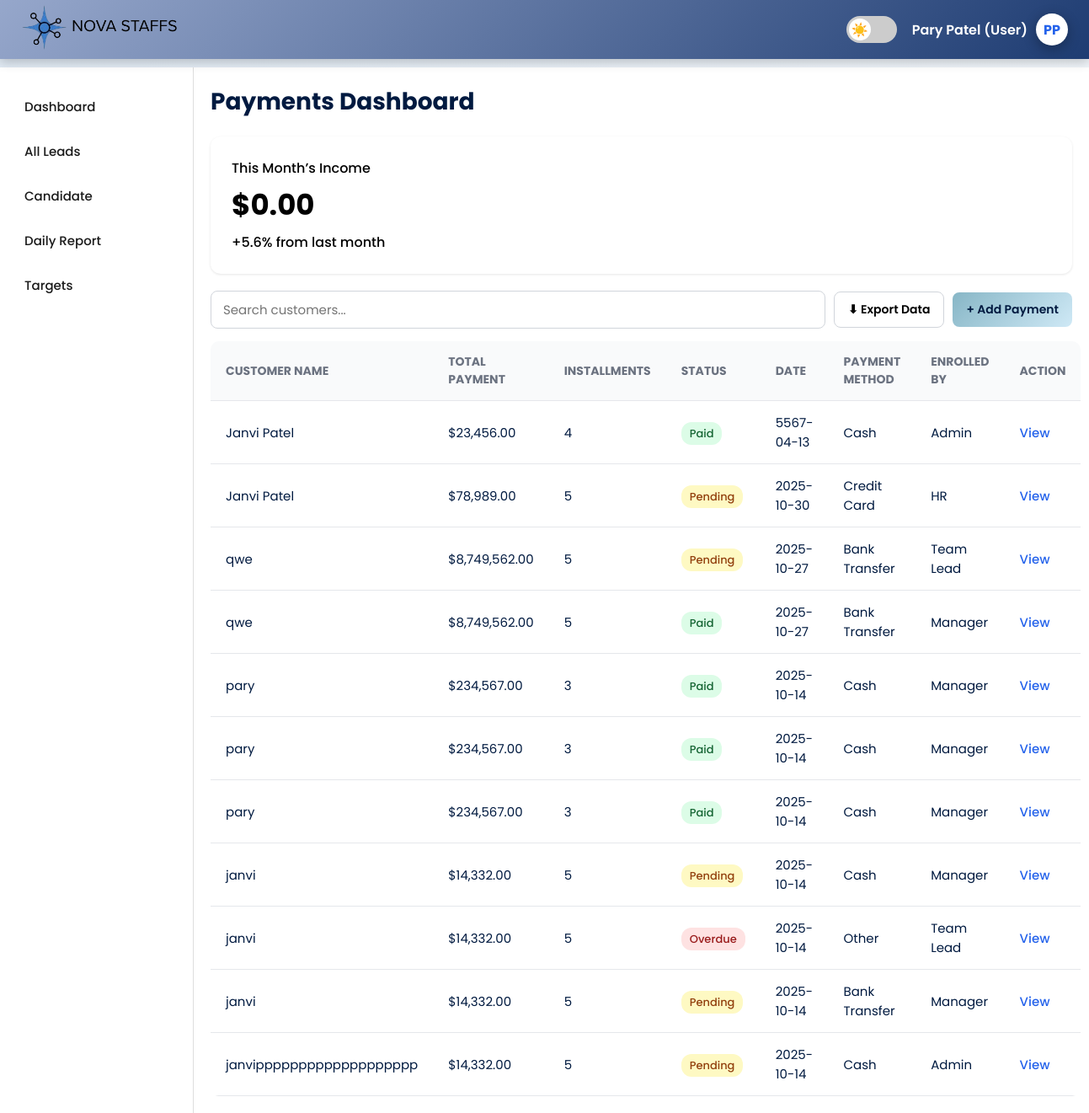
/payment.php (signed in), run on the app's committed database.
### tables this page shows
CREATE TABLE `payments` (
  `id` int(11) NOT NULL,
  `customer_name` varchar(255) NOT NULL,
  `total_payment` decimal(10,2) NOT NULL,
  `installments` varchar(50) NOT NULL,
  `status` enum('paid','pending','overdue') NOT NULL,
  `payment_date` date NOT NULL,
  `payment_method` varchar(50) NOT NULL,
  `enrolled_by` varchar(50) NOT NULL,
  `notes` text DEFAULT NULL,
  `created_at` timestamp NOT NULL DEFAULT current_timestamp()
);

### payment.php (the view, shortened to what this page needs)
<?php
$servername = "localhost";
$username   = "root";
$password   = "";
$dbname     = "crm";
$conn = new mysqli($servername, $username, $password, $dbname);
$userName = $_SESSION['user_name'] ?? "Guest";
$userRole = $_SESSION['user_role'] ?? "user";
$result = $conn->query("SELECT * FROM payments ORDER BY payment_date DESC");
$payments = [];
if($result->num_rows>0){
    while($row = $result->fetch_assoc()){
        $payments[] = $row;
    }
}
?>
<!DOCTYPE html>
<html lang="en">
<head>
</head>
<body>
<header>
  <div class="header-left"><img src="nova.png" alt="nova staff" class="logo"></div>
  <div class="header-right">
    <label class="switch"><input type="checkbox" id="themeToggle"><span class="slider"></span></label>
    <div class="profile">
      <span id="profileName"><?= htmlspecialchars($userName) ?>&nbsp;(<?= ucfirst($userRole) ?>)</span>
      <div class="profile-img" id="profileInitials">
        <?php
          $parts = explode(' ', trim($userName));
          $initials = strtoupper(substr($parts[0], 0, 1) . (isset($parts[1]) ? substr($parts[1], 0, 1) : ''));
          echo $initials;
        ?>
      </div>
    </div>
  </div>
</header>
<div class="sidebar">
  <button onclick="location.href='index.php'"> Dashboard</button>
  <button onclick="location.href='all_leads.php'"> All Leads</button>
  <button onclick="location.href='Candidate.php'"> Candidate</button>
  <button onclick="location.href='daily_report.php'"> Daily Report</button>
  <button onclick="location.href='target.php'"> Targets</button><br><br><br><br>
</div>
<div class="main-content">
  <h1>Payments Dashboard</h1>
  <div class="card income">
    <p>This Month’s Income</p>
    <h2 id="totalIncome">$<?php
      $month_total = 0;
      echo number_format($month_total,2);
    ?></h2>
    <p>+5.6% from last month</p>
  </div>
  <div class="actions">
    <input type="text" id="searchInput" placeholder="Search customers...">
    <button class="btn export" onclick="exportCSV()">⬇ Export Data</button>
    <button class="btn add" id="openModal">+ Add Payment</button>
  </div>
  <table id="paymentTable">
    <thead>
      <tr>
        <th>Customer Name</th>
        <th>Total Payment</th>
        <th>Installments</th>
        <th>Status</th>
        <th>Date</th>
        <th>Payment Method</th>
        <th>Enrolled By</th>
        <th>Action</th>
      </tr>
    </thead>
    <tbody>
      <?php foreach($payments as $p):
        $statusClass = $p['status']=='paid'?'paid':($p['status']=='pending'?'pending':'overdue');
      ?>
      <tr data-notes="<?=htmlspecialchars($p['notes'])?>">
        <td><?=htmlspecialchars($p['customer_name'])?></td>
        <td>$<?=number_format($p['total_payment'],2)?></td>
        <td><?=htmlspecialchars($p['installments'])?></td>
        <td><span class="status <?=$statusClass?>"><?=ucfirst($p['status'])?></span></td>
        <td><?=htmlspecialchars($p['payment_date'])?></td>
        <td><?=htmlspecialchars($p['payment_method'])?></td>
        <td><?=htmlspecialchars($p['enrolled_by'])?></td>
        <td><a href="#" class="view">View</a></td>
      </tr>
      <?php endforeach; ?>
    </tbody>
  </table>
</div>
</body>
</html>

### payment.php (style rules this page uses)
* { margin:0;padding:0;box-sizing:border-box;font-family:"Poppins",sans-serif;transition:all 0.3s ease; }
body { background: linear-gradient(135deg,#dfe9f3,#ffffff);color:#001a40;overflow-x:hidden; }
header { background: linear-gradient(135deg,#96a7cb,#1e3c72);padding:10px 25px;display:flex;justify-content:space-between;align-items:center;height:70px;position:fixed;top:0;width:100%;z-index:1000;box-shadow:0 4px 12px rgba(0,0,0,0.2); }
.header-left img.logo { height:55px;width:auto;border-radius:12px; }
.header-right { display:flex;align-items:center;gap:18px; }
.profile { display:flex;align-items:center;gap:10px;position:relative; }
.profile span { font-weight:600;color:#fff; }
.profile-img { width:38px;height:38px;border-radius:50%;background:#fff;color:#2563eb;display:flex;align-items:center;justify-content:center;font-weight:bold;box-shadow:0 4px 15px rgba(0,0,0,0.3);cursor:pointer; }
.switch { position:relative; display:inline-block; width:60px; height:32px; }
.slider { position:absolute; top:0; left:0; right:0; bottom:0; background-color:#ccc; border-radius:34px; }
.slider::before { content:"☀️"; position:absolute; height:26px; width:26px; left:3px; bottom:3px; background:white; border-radius:50%; display:flex; align-items:center; justify-content:center; font-size:16px; transition:transform 0.4s,content 0.4s; }
.sidebar { width:230px;background:#fff;border-right:1px solid #ddd;padding:20px 0;position:fixed;top:80px;bottom:0; }
.sidebar button { width:100%;margin:5px 0;text-align:left;font-weight:500;border:none;font-size:15px;background-color:transparent;color:#1a1a1a;cursor:pointer;padding:10px 25px;border-left:4px solid transparent; }
.main-content { margin-left:230px;margin-top:80px;padding:20px;background:white;min-height:100vh; }
h1 { font-size:28px;font-weight:700;margin-bottom:20px; }
.card { background:white;border-radius:12px;box-shadow:0 1px 3px rgba(0,0,0,0.1);padding:25px;margin-bottom:20px; }
.income h2 { font-size:34px;color:#000;margin:6px 0; }
.income p { color:#000;font-weight:500;margin:0; }
.actions { display:flex;gap:10px;margin-bottom:15px;align-items:center;flex-wrap:wrap; }
.actions input { flex:1 1 200px;padding:10px 14px;border:1px solid #d1d5db;border-radius:8px;font-size:15px; }
.btn { border:none;padding:10px 16px;border-radius:8px;font-weight:600;cursor:pointer;font-size:14px;white-space:nowrap;transition:all 0.3s ease; }
.btn.export { background:#fff;border:1px solid #d1d5db; }
.btn.add { background:linear-gradient(135deg,#87b6c6,#cfe9f6);color:#001a40; }
table { width:100%;border-collapse:collapse;background:#fff;border-radius:10px;overflow:hidden; }
th,td { padding:14px 18px;border-bottom:1px solid #e5e7eb;text-align:left; }
th { background:#f9fafb;color:#6b7280;font-size:14px;text-transform:uppercase; }
td { font-size:15px; }
.status { padding:4px 10px;border-radius:12px;font-weight:500;font-size:13px; }
.paid { background:#dcfce7;color:#166534; }
.pending { background:#fef9c3;color:#92400e; }
.overdue { background:#fee2e2;color:#991b1b; }
a.view { color:#2563eb;font-weight:500;text-decoration:none;cursor:pointer; }

### data on the page
payments: customer_name "Janvi Patel", total_payment "23,456.00", installments "4", status "Paid", payment_date "5567-04-13", payment_method "Cash", enrolled_by "Admin"
payments: customer_name "Janvi Patel", total_payment "78,989.00", installments "5", status "Pending", payment_date "2025-10-30", payment_method "Credit Card", enrolled_by "HR"
payments: customer_name "qwe", total_payment "8,749,562.00", installments "5", status "Pending", payment_date "2025-10-27", payment_method "Bank Transfer", enrolled_by "Team Lead"
payments: customer_name "qwe", total_payment "8,749,562.00", installments "5", status "Paid", payment_date "2025-10-27", payment_method "Bank Transfer", enrolled_by "Manager"
payments: customer_name "pary", total_payment "234,567.00", installments "3", status "Paid", payment_date "2025-10-14", payment_method "Cash", enrolled_by "Manager"
payments: customer_name "pary", total_payment "234,567.00", installments "3", status "Paid", payment_date "2025-10-14", payment_method "Cash", enrolled_by "Manager"
payments: customer_name "pary", total_payment "234,567.00", installments "3", status "Paid", payment_date "2025-10-14", payment_method "Cash", enrolled_by "Manager"
payments: customer_name "janvi", total_payment "14,332.00", installments "5", status "Pending", payment_date "2025-10-14", payment_method "Cash", enrolled_by "Manager"
payments: customer_name "janvi", total_payment "14,332.00", installments "5", status "Overdue", payment_date "2025-10-14", payment_method "Other", enrolled_by "Team Lead"
payments: customer_name "janvi", total_payment "14,332.00", installments "5", status "Pending", payment_date "2025-10-14", payment_method "Bank Transfer", enrolled_by "Manager"
payments: customer_name "janvippppppppppppppppppp", total_payment "14,332.00", installments "5", status "Pending", payment_date "2025-10-14", payment_method "Cash", enrolled_by "Admin"

### other printed values
$userName "Pary Patel"
$userRole "User"
$initials "PP"
$month_total "0.00"
